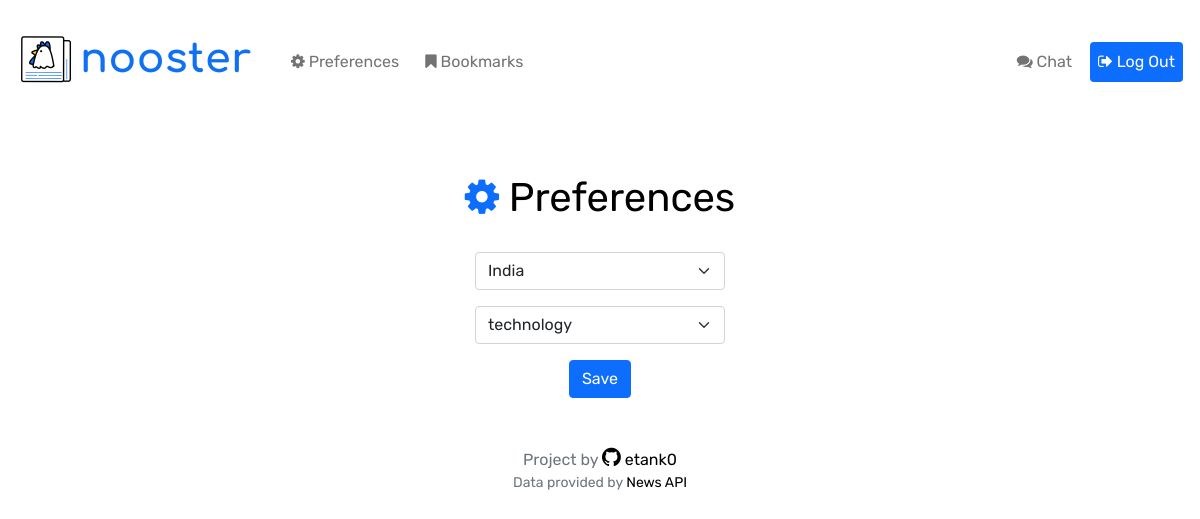
The app's page /preferences (signed in), older data.
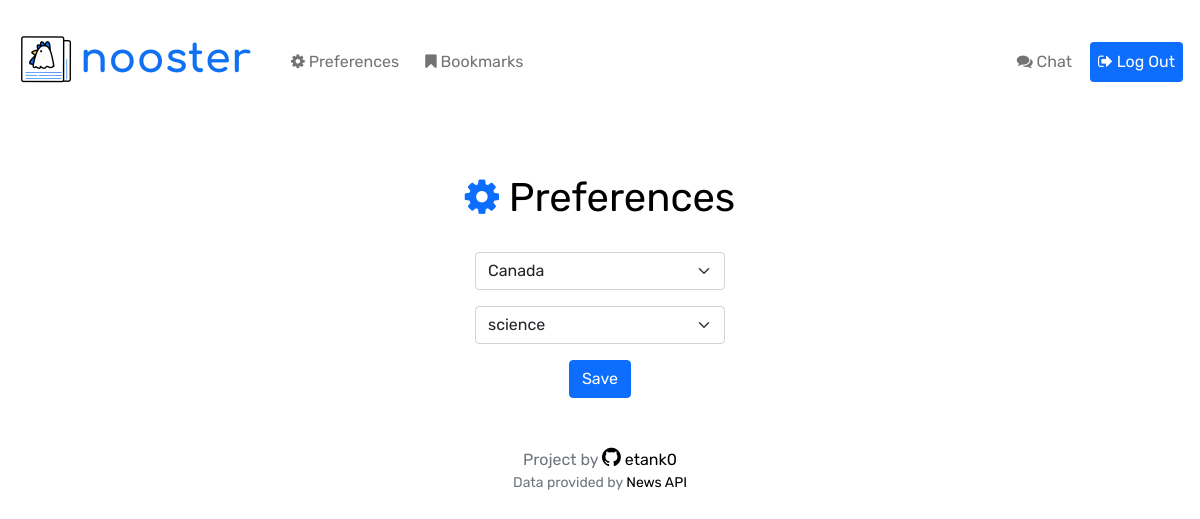
The same page, newer data.
### app.py (models this page shows)
class Preferences(db.Model):
    id = db.Column(db.Integer, primary_key=True)
    userid = db.Column(db.Integer, unique=True, nullable=False)
    countryid = db.Column(db.Integer)
    category = db.Column(db.String, nullable=False)

### app.py (the view, shortened to what this page needs)
@app.route("/preferences", methods=["GET", "POST"])
@login_required
def preferences():
    user_id = session["user_id"]
    entry = Preferences.query.filter_by(userid=user_id).first()
    pref = 0
    en_countryid = -1
    en_category = ""
    if entry:
        pref = 1
        en_countryid = entry.countryid
        en_category = entry.category
    return render_template(
        "preferences.html",
        countries=country_list,
        categories=categories,
        en_country=en_countryid,
        en_category=en_category,
        pref=pref
    )

### app.py (called while the page is built)
@app.after_request
def after_request(response):
    response.headers["Cache-Control"] = "no-cache, no-store, must-revalidate"
    response.headers["Expires"] = 0
    response.headers["Pragma"] = "no-cache"
    return response

### modules.py (called while the page is built)
def login_required(f):
    @wraps(f)
    def decorated_function(*args, **kwargs):
        if session.get("user_id") is None:
            return redirect("/login")
        return f(*args, **kwargs)
    return decorated_function

### templates/preferences.html (shortened to what this page needs)
{% extends "layout.html" %}
{% block main %}
     <h4 class="display-6 text-center">
        <div class="head-pref">
                <i class="fa fa-gear text-primary"></i>
                <span style="color:black;">Preferences</span>
        </div>
    </h4>
    <form action="/preferences" method="post">
        <div class="mb-3">
            <select name="country" id="country" class="form-select mx-auto pref-select">
                {% for country in countries %}
                    {% if en_country == countries.index(country): %}
                        <option selected value="{{ country }}">{{ country }}</option>
                    {% else %}
                        <option value="{{ country }}">{{ country }}</option>
                    {% endif %}
                {% endfor %}
            </select>
        </div>
        <div class="mb-3">
            <select name="category" id="category" class="form-select mx-auto pref-select">
                {% for category in categories %}
                    {% if en_category == category: %}
                        <option selected value="{{ category }}">{{ category }}</option>
                    {% else %}
                        <option value="{{ category }}">{{ category }}</option>
                    {% endif %}
                {% endfor %}
            </select>
        </div>
        <button class="btn btn-primary" type="submit">Save</button>
    </form>
{% endblock %}

### templates/layout.html (shortened to what this page needs)
<!DOCTYPE html>
<html lang="en">
<head>
    <link href="https://cdn.jsdelivr.net/npm/bootstrap@5.1.3/dist/css/bootstrap.min.css" rel="stylesheet">
    <link rel="stylesheet" href="https://cdnjs.cloudflare.com/ajax/libs/font-awesome/4.7.0/css/font-awesome.min.css">
    <link href="/static/styles.css" rel="stylesheet">
</head>
<body>
    <nav class="navbar navbar-expand-md navbar-light" style="background-color: white;">
        <div class="container-fluid">
            <a class="navbar-brand" href="/"><img src="/static/nooster-head.png" class="nav-logo-img"></a>
            <div class="collapse navbar-collapse" id="navbar">
                {% if session["user_id"] %}
                    <ul class="navbar-nav me-auto mt-2">
                        <li class="nav-item">
                            <a class="nav-link" href="/preferences">
                                <i class="fa fa-gear" class="text-primary"></i> Preferences
                            </a>
                        </li>
                        <li class="nav-item">
                            <a class="nav-link" href="/bookmarks">
                                <i class="fa fa-bookmark" class="text-primary"></i> Bookmarks
                            </a>
                        </li>
                    </ul>
                    <ul class="navbar-nav ms-auto mt-2 nav-pills">
                        <li class="nav-item">
                            <a class="nav-link" href="/chat">
                                <i class="fa fa-comments" class="text-primary"></i> Chat
                            </a>
                        </li>
                        <li class="nav-item log">
                            <a class="nav-link active" href="/logout" style="color:white;">
                                <i class="fa fa-sign-out"></i> Log Out
                            </a>
                        </li>
                    </ul>
                {% endif %}
            </div>
        </div>
    </nav>
    <main class="container-fluid py-5 text-center">
        {% block main %}{% endblock %}
    </main>
    <footer class="mb-5 medium text-center text-muted">
        Project by
        <a href="https://github.com/etank0" style="text-decoration:none;color:black;">
            <i class="fa fa-github" style="color:black;font-size:22px"></i> etank0
        </a>
        <br>
        <p class="mb-5 small text-center text-muted">
            Data provided by <a href="https://newsapi.org/" style="text-decoration:none;color:black;">News API</a>
        </p>
    </footer>
</body>
</html>

### static/styles.css (style rules this page uses)
* { margin : 0; padding : 0; font-weight: 400; box-sizing: border-box; font-family: 'Rubik', sans-serif; }
.nav-logo-img { max-width: 250px; }
.nav-item { text-align: center; margin: 2px 5px; }
.pref-select { width: 250px; }
.head-pref { margin: 10px 10px 30px 10px; }

Row changes from the older to the newer data that the page shows:
changed Preferences: category "technology" → "science"
Text that changed along with them:
form field country: "India" → "Canada"
